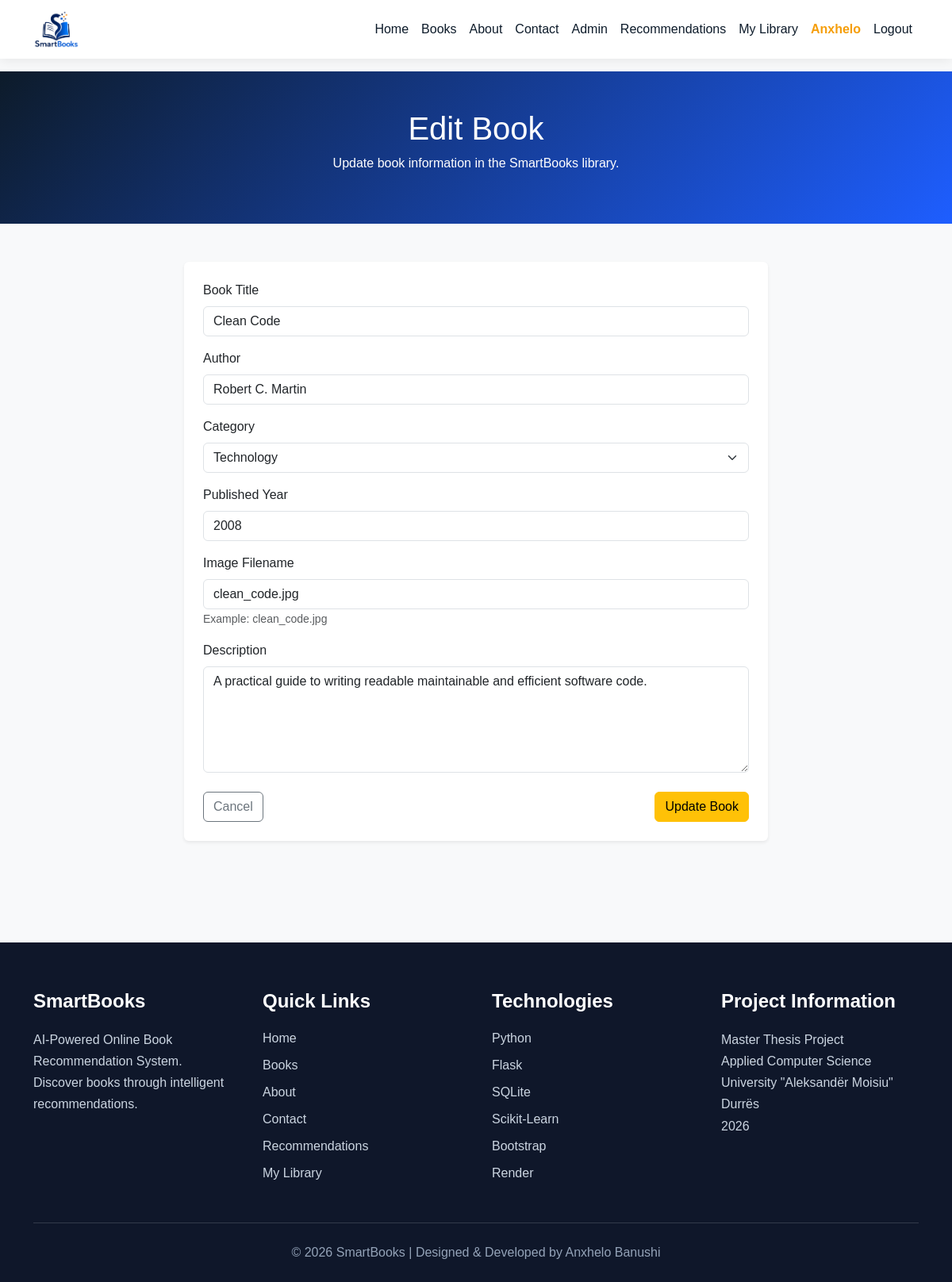
The page /admin/books/edit/1 (signed in) on the database its author committed.
### models.py (models this page shows)
class Book(db.Model):
    __tablename__ = "books"
    id = db.Column(db.Integer, primary_key=True)
    title = db.Column(db.String(255))
    author = db.Column(db.String(255))
    description = db.Column(db.Text)
    image = db.Column(db.String(255))
    published_year = db.Column(db.Integer)
    category_id = db.Column(db.Integer, db.ForeignKey("categories.id"))
    category = db.relationship("Category", backref="books")

class Category(db.Model):
    __tablename__ = "categories"
    id = db.Column(db.Integer, primary_key=True)
    name = db.Column(db.String(100))

### app.py (the view, shortened to what this page needs)
@app.route("/admin/books/edit/<int:book_id>", methods=["GET", "POST"])
def edit_book(book_id):
    if not admin_required():
        return redirect(url_for("login"))
    book = Book.query.get_or_404(book_id)
    categories = Category.query.all()
    return render_template(
        "edit_book.html",
        book=book,
        categories=categories
    )

### app.py (called while the page is built)
def admin_required():
    if not session.get("user_id"):
        flash("Please login to access this page.", "warning")
        return False
    if session.get("role") != "admin":
        flash("Access denied. Admin privileges are required.", "danger")
        return False
    return True

### templates/edit_book.html
{% extends "base.html" %}
{% block content %}
<section class="books-header py-5">
    <div class="container text-center">
        <h1>Edit Book</h1>
        <p>
            Update book information in the SmartBooks library.
        </p>
    </div>
</section>
<section class="container py-5">
    <div class="row justify-content-center">
        <div class="col-lg-8">
            <div class="card shadow-sm border-0">
                <div class="card-body p-4">
                    <form method="POST" action="{{ url_for('edit_book', book_id=book.id) }}">
                        <div class="mb-3">
                            <label class="form-label">Book Title</label>
                            <input type="text"
                                   name="title"
                                   class="form-control"
                                   value="{{ book.title }}"
                                   required>
                        </div>
                        <div class="mb-3">
                            <label class="form-label">Author</label>
                            <input type="text"
                                   name="author"
                                   class="form-control"
                                   value="{{ book.author }}"
                                   required>
                        </div>
                        <div class="mb-3">
                            <label class="form-label">Category</label>
                            <select name="category_id" class="form-select" required>
                                {% for category in categories %}
                                    <option value="{{ category.id }}"
                                        {% if category.id == book.category_id %}
                                            selected
                                        {% endif %}>
                                        {{ category.name }}
                                    </option>
                                {% endfor %}
                            </select>
                        </div>
                        <div class="mb-3">
                            <label class="form-label">Published Year</label>
                            <input type="number"
                                   name="published_year"
                                   class="form-control"
                                   value="{{ book.published_year }}"
                                   required>
                        </div>
                        <div class="mb-3">
                            <label class="form-label">Image Filename</label>
                            <input type="text"
                                   name="image"
                                   class="form-control"
                                   value="{{ book.image }}">
                            <small class="text-muted">
                                Example: clean_code.jpg
                            </small>
                        </div>
                        <div class="mb-4">
                            <label class="form-label">Description</label>
                            <textarea name="description"
                                      class="form-control"
                                      rows="5"
                                      required>{{ book.description }}</textarea>
                        </div>
                        <div class="d-flex justify-content-between">
                            <a href="{{ url_for('admin_books') }}"
                               class="btn btn-outline-secondary">
                                Cancel
                            </a>
                            <button type="submit" class="btn btn-warning">
                                Update Book
                            </button>
                        </div>
                    </form>
                </div>
            </div>
        </div>
    </div>
</section>
{% endblock %}

### static/css/style.css (style rules this page uses)
body { font-family: Arial, sans-serif; background-color: #f8f9fa; }
.hero-section, .books-header, .home-hero { background: linear-gradient(135deg, #0d1b2a, #1e5eff); color: white; }
body { padding-top: 0; }
html { scroll-behavior: smooth; }

### rows shown on the page
Book: title "Clean Code", author "Robert C. Martin", category_id "Technology", published_year "2008", image "clean_code.jpg", description "A practical guide to writing readable maintainable and efficient software code."

### other values the page prints
{{ session.get('username') }} "Anxhelo"
